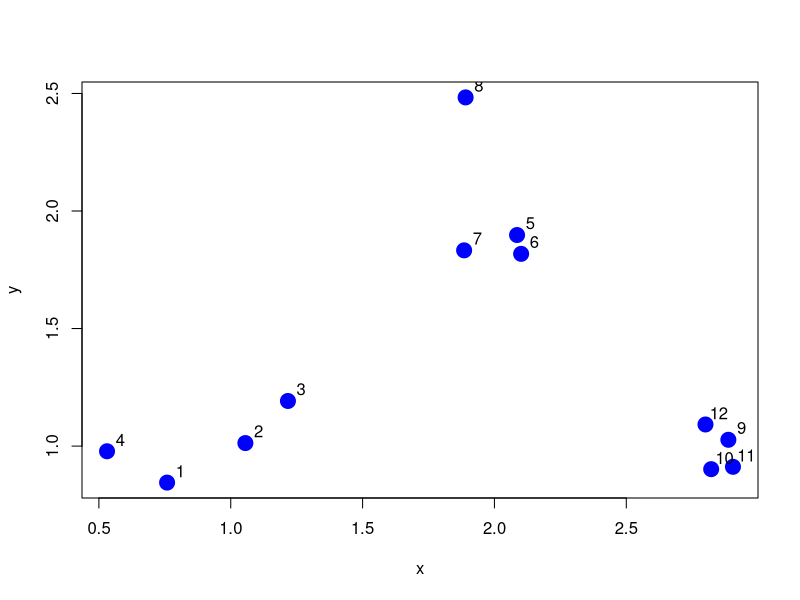
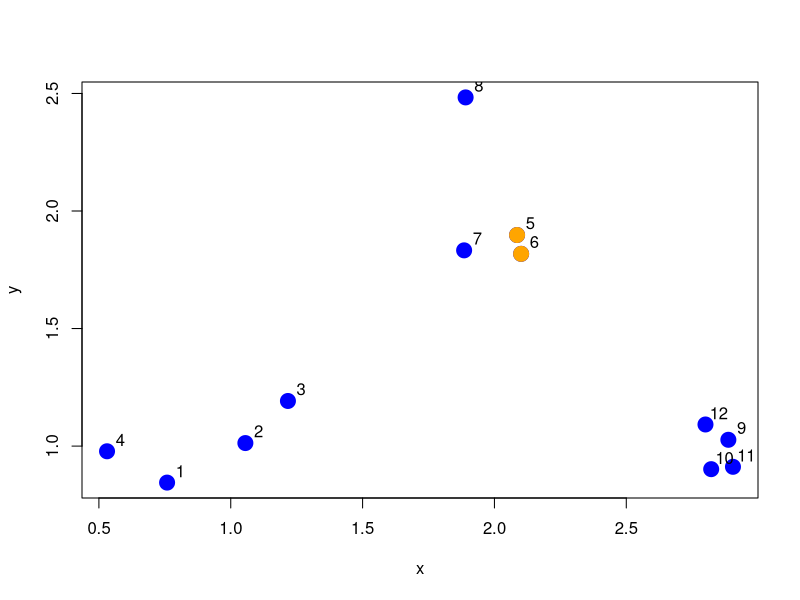
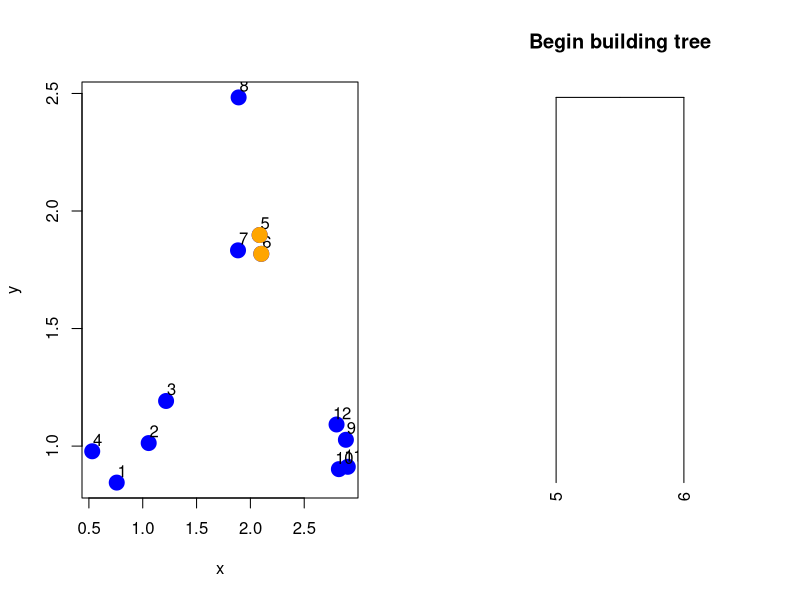
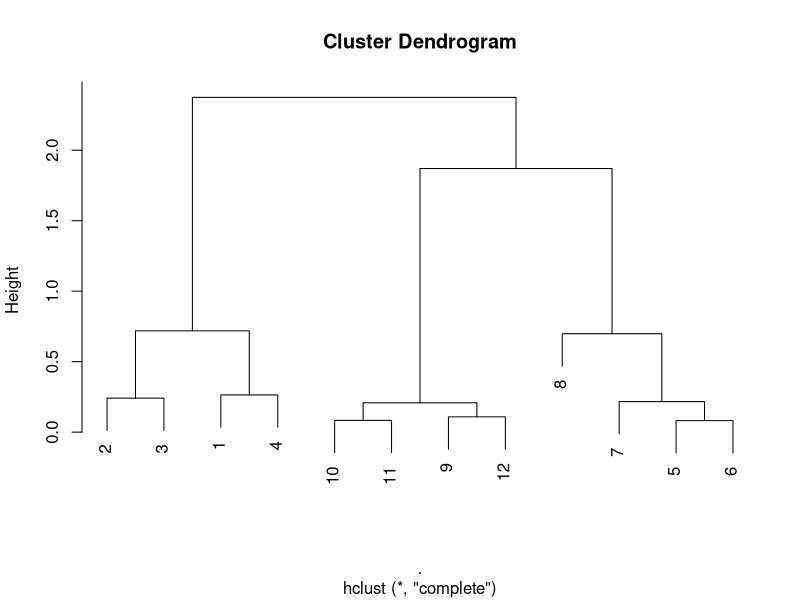

These charts were generated, in order, by the following R code:
set.seed(1234)
x <- rnorm(12, rep(1:3, each = 4), 0.2)
y <- rnorm(12, rep(c(1,2,1), each = 4), 0.2)
plot(x, y , col = "blue", pch =  19, cex = 2)
text(x + 0.05, y + 0.05, labels = as.character(1:12))

df <- data.frame(x = x, y = y)
dist(df) # Eucledian Distance between each point in the dataframe

rdistxy <- as.matrix(dist(df))
rdistxy
## Remove the diagonal from consideration
diag(rdistxy) <- diag(rdistxy) + 100000

# Find the index of the points with minimum distance

ind <- which(rdistxy == min(rdistxy), arr.ind = TRUE)
ind

#Create Clusters
plot(x, y , col = "blue", pch =  19, cex = 2)
text(x + 0.05, y + 0.05, labels = as.character(1:12))
points(x[ind[1,]], y [ind[1,]], col = "orange", pch = 19, cex = 2)

# Start Drawing the tree

par(mfrow = c(1,2))
plot(x, y , col = "blue", pch =  19, cex = 2)
text(x + 0.05, y + 0.05, labels = as.character(1:12))
points(x[ind[1,]], y [ind[1,]], col = "orange", pch = 19, cex = 2)

# Make a cluster and cut it at the right height

library(dplyr)
hcluster <- dist(df) %>% hclust
dendro <- as.dendrogram(hcluster)
cutDendro <- cut(dendro, h = (hcluster$height[1]))
plot(cutDendro$lower[[11]], yaxt = "n", main = "Begin building tree")

# Next Minimum

nextmin <- rdistxy[order(rdistxy)][3]
ind <- which (rdistxy == nextmin, arr.ind = TRUE)
ind

# Complete Dendogram

par(mfrow = c(1,1))
hClustering <- data.frame(x=x, y=y) %>% dist %>% hclust
plot(hClustering)

 